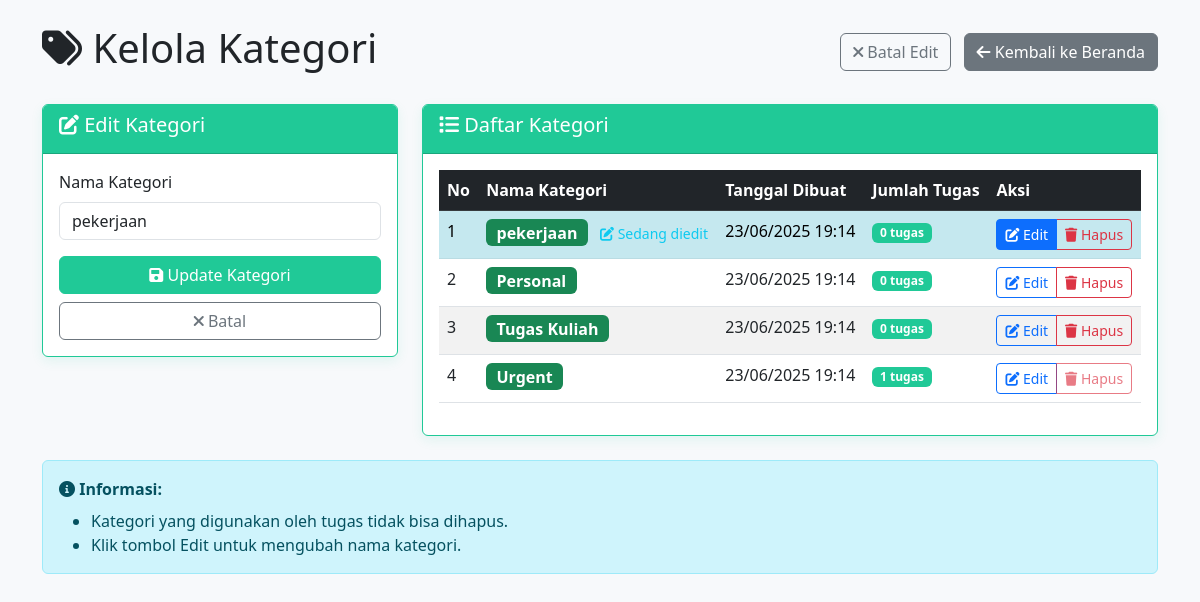
/tugas/categories.php?edit=2, run on the app's committed database.
### tables this page shows
CREATE TABLE `categories` (
  `id` int(11) NOT NULL,
  `name` varchar(100) NOT NULL,
  `created_at` timestamp NOT NULL DEFAULT current_timestamp()
);

### tugas/categories.php (the view, shortened to what this page needs)
<?php
require_once 'config.php';
$editMode = false;
$editCategory = null;
if (isset($_GET['edit']) && !empty($_GET['edit'])) {
    $editId = $_GET['edit'];
    try {
        $query = "SELECT * FROM categories WHERE id = ?";
        $stmt = $pdo->prepare($query);
        $stmt->execute([$editId]);
        $editCategory = $stmt->fetch();
        if ($editCategory) {
            $editMode = true;
        } else {
            $message = "Kategori tidak ditemukan!";
            $messageType = 'danger';
        }
    } catch (PDOException $e) {
        $message = "Error: " . $e->getMessage();
        $messageType = 'danger';
    }
}
$query = "SELECT * FROM categories ORDER BY name";
$stmt = $pdo->query($query);
$categories = $stmt->fetchAll();
?>
<!DOCTYPE html>
<html lang="id">
<head>
    <link href="https://cdn.jsdelivr.net/npm/bootstrap@5.3.0/dist/css/bootstrap.min.css" rel="stylesheet">
    <link href="https://cdnjs.cloudflare.com/ajax/libs/font-awesome/6.0.0/css/all.min.css" rel="stylesheet">
</head>
<body>
<div class="container mt-4">
    <div class="row">
        <div class="col-12">
            <div class="d-flex justify-content-between align-items-center mb-4">
                <h1><i class="fas fa-tags"></i> Kelola Kategori</h1>
                <div>
                    <?php if ($editMode): ?>
                        <a href="categories.php" class="btn btn-outline-secondary me-2">
                            <i class="fas fa-times"></i> Batal Edit
                        </a>
                    <?php endif; ?>
                    <a href="index.php" class="btn btn-secondary">
                        <i class="fas fa-arrow-left"></i> Kembali ke Beranda
                    </a>
                </div>
            </div>
            <div class="row">
                <div class="col-md-4">
                    <div class="card">
                        <div class="card-header">
                            <h5><i class="fas fa-<?= $editMode ? 'edit' : 'plus' ?>"></i> <?= $editMode ? 'Edit Kategori' : 'Tambah Kategori Baru' ?></h5>
                        </div>
                        <div class="card-body">
                            <form method="POST">
                                <div class="mb-3">
                                    <label for="name" class="form-label">Nama Kategori</label>
                                    <input type="text" class="form-control" id="name" name="name" required
                                           placeholder="Masukkan nama kategori"
                                           value="<?= $editMode ? htmlspecialchars($editCategory['name']) : '' ?>">
                                </div>
                                <div class="d-grid gap-2">
                                    <button type="submit" name="<?= $editMode ? 'update_category' : 'add_category' ?>"
                                            class="btn btn-<?= $editMode ? 'success' : 'primary' ?> w-100">
                                        <i class="fas fa-<?= $editMode ? 'save' : 'plus' ?>"></i>
                                        <?= $editMode ? 'Update Kategori' : 'Tambah Kategori' ?>
                                    </button>
                                    <?php if ($editMode): ?>
                                        <a href="categories.php" class="btn btn-outline-secondary">
                                            <i class="fas fa-times"></i> Batal
                                        </a>
                                    <?php endif; ?>
                                </div>
                            </form>
                        </div>
                    </div>
                </div>
                <div class="col-md-8">
                    <div class="card">
                        <div class="card-header">
                            <h5><i class="fas fa-list"></i> Daftar Kategori</h5>
                        </div>
                        <div class="card-body">
                            <?php if (empty($categories)): ?>
                                <div class="alert alert-info text-center">
                                    <i class="fas fa-info-circle"></i> Belum ada kategori. Tambahkan kategori baru.
                                </div>
                            <?php else: ?>
                                <div class="table-responsive">
                                    <table class="table table-striped table-hover">
                                        <thead class="table-dark">
                                            <tr>
                                                <th>No</th>
                                                <th>Nama Kategori</th>
                                                <th>Tanggal Dibuat</th>
                                                <th>Jumlah Tugas</th>
                                                <th>Aksi</th>
                                            </tr>
                                        </thead>
                                        <tbody>
                                            <?php foreach ($categories as $index => $category): ?>
                                                <?php
                                                $countStmt = $pdo->prepare("SELECT COUNT(*) FROM tasks WHERE category_id = ?");
                                                $countStmt->execute([$category['id']]);
                                                $taskCount = $countStmt->fetchColumn();
                                                ?>
                                                <tr class="<?= $editMode && $editCategory['id'] == $category['id'] ? 'table-info' : '' ?>">
                                                    <td><?= $index + 1 ?></td>
                                                    <td>
                                                        <span class="badge text-bg-success fs-6"><?= htmlspecialchars($category['name']) ?></span>
                                                        <?php if ($editMode && $editCategory['id'] == $category['id']): ?>
                                                            <small class="text-info ms-2"><i class="fas fa-edit"></i> Sedang diedit</small>
                                                        <?php endif; ?>
                                                    </td>
                                                    <td><?= date('d/m/Y H:i', strtotime($category['created_at'])) ?></td>
                                                    <td><span class="badge bg-teal text-white" style="background-color: #20c997;"><?= $taskCount ?> tugas</span></td>
                                                    <td>
                                                        <div class="btn-group">
                                                            <a href="categories.php?edit=<?= $category['id'] ?>" class="btn btn-sm btn-outline-primary <?= $editMode && $editCategory['id'] == $category['id'] ? 'active' : '' ?>">
                                                                <i class="fas fa-edit"></i> Edit
                                                            </a>
                                                            <button type="button" class="btn btn-sm btn-outline-danger <?= $taskCount > 0 ? 'disabled' : '' ?>"
                                                                    onclick="<?= $taskCount > 0 ? 'alertCannotDelete()' : 'confirmDelete(' . $category['id'] . ', \'' . htmlspecialchars($category['name']) . '\')' ?>">
                                                                <i class="fas fa-trash"></i> Hapus
                                                            </button>
                                                        </div>
                                                    </td>
                                                </tr>
                                            <?php endforeach; ?>
                                        </tbody>
                                    </table>
                                </div>
                            <?php endif; ?>
                        </div>
                    </div>
                </div>
            </div>
            <div class="alert alert-info mt-4">
                <i class="fas fa-info-circle"></i> <strong>Informasi:</strong>
                <ul class="mb-0 mt-2">
                    <li>Kategori yang digunakan oleh tugas tidak bisa dihapus.</li>
                    <li>Klik tombol Edit untuk mengubah nama kategori.</li>
                </ul>
            </div>
        </div>
    </div>
</div>
</body>
</html>

### tugas/categories.php (style rules this page uses)
body { background-color: #f7f9fb; }
.card { border: 1px solid #20c997; box-shadow: 0 4px 12px rgba(32, 201, 151, 0.1); }
.card-header { background-color: #20c997; color: white; }
.btn-primary, .btn-success { background-color: #20c997; border-color: #20c997; }
.table-info td { background-color: #d1f0ea !important; }

### data on the page
categories: name "pekerjaan", shows "Sedang diedit", created_at "23/06/2025 19:14", taskCount "0"
categories: name "Personal", created_at "23/06/2025 19:14", taskCount "0"
categories: name "Tugas Kuliah", created_at "23/06/2025 19:14", taskCount "0"
categories: name "Urgent", created_at "23/06/2025 19:14", taskCount "1"
